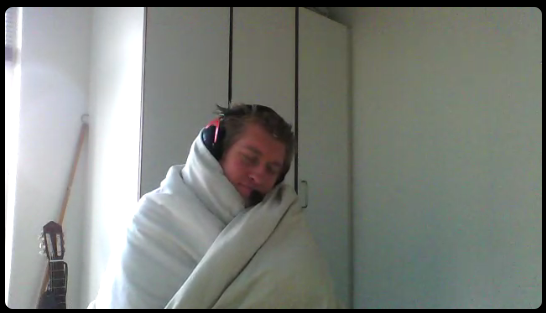
#> input picture kasper.png, 546 x 313 px
$ python lecture3Warmup.py
#> lines starting #> are read from the running program, lines starting #| are printed output that depends on the picture; after the words box and inside, x2 and y2 are one past the last pixel; in counts of white or black regions, pixels touching at a corner belong together
import cv2
import numpy as np

input_image = cv2.imread("kasper.png")
#> input_image is the input picture: shape (313, 546, 3); mean B, G, R 125.9, 131.2, 127.3
grey = cv2.cvtColor(input_image, cv2.COLOR_BGR2GRAY)
output_image = grey.copy()
corners = input_image.copy()
############################################################
# Use cv2.cornerHarris to find corners and draw them with circles on output picture

# Your code here!
corners = cv2.cornerHarris(grey,2,3, 0.04)
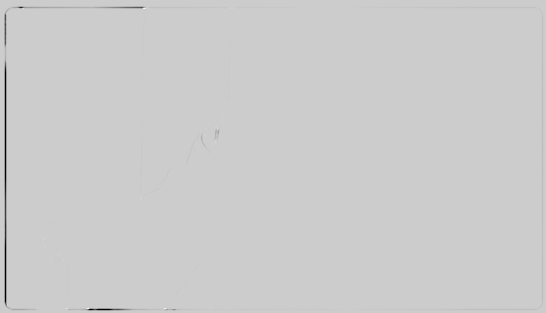
#> corners: shape (313, 546) float32; min -0.04, max 0.00979, mean -0.000134; drawn with min black and max white
coordinates = np.where(corners > 0.4 * corners.max())
#> coordinates = ([8, 8, 308, 308, 308, 308], [143, 144, 87, 88, 164, 165])

for c in list(zip(*coordinates)):
  output_image = cv2.circle(input_image, (c[1], c[0]), 10, (0,0,255))
#> this loop made 6 passes
#> c on passes 1 to 6: (8, 143), (8, 144), (308, 87), (308, 88), (308, 164), (308, 165)
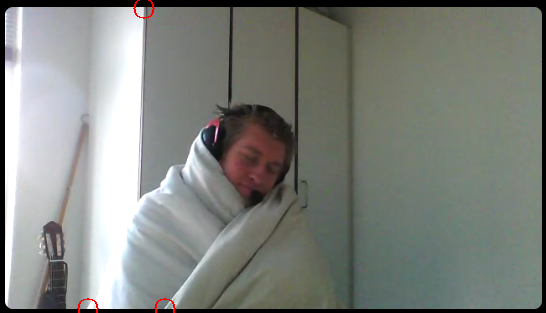
#> input_image: shape (313, 546, 3); 0.13% of pixels changed, all inside (x1, y1, x2, y2) = (77, 0, 176, 313)

############################################################

cv2.imshow('output', output_image)
cv2.waitKey(0)

$ run again, with heartTemplate.jpg saved as kasper.png
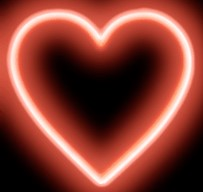
#> input picture heartTemplate.jpg, 203 x 192 px
#> input_image is the input picture: shape (192, 203, 3); mean B, G, R 51.5, 62.3, 136.7
#> `corners = cv2.cornerHarris(grey,2,3, 0.04)`:
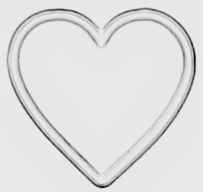
#> corners: shape (192, 203) float32; min -0.000115, max 1.14e-05, mean -3.93e-06; drawn with min black and max white
#> coordinates = ([28, 29, 34, 44, 45], [100, 100, 102, 101, 101])
#> the loop `for c in list(zip(*coordinates)):` made 5 passes
#> c on passes 1 to 5: (28, 100), (29, 100), (34, 102), (44, 101), (45, 101)
#> after the loop `for c in list(zip(*coordinates)):`:
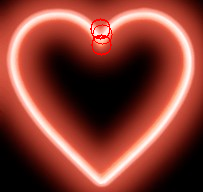
#> input_image: shape (192, 203, 3); 0.6% of pixels changed, all inside (x1, y1, x2, y2) = (90, 18, 113, 56)
